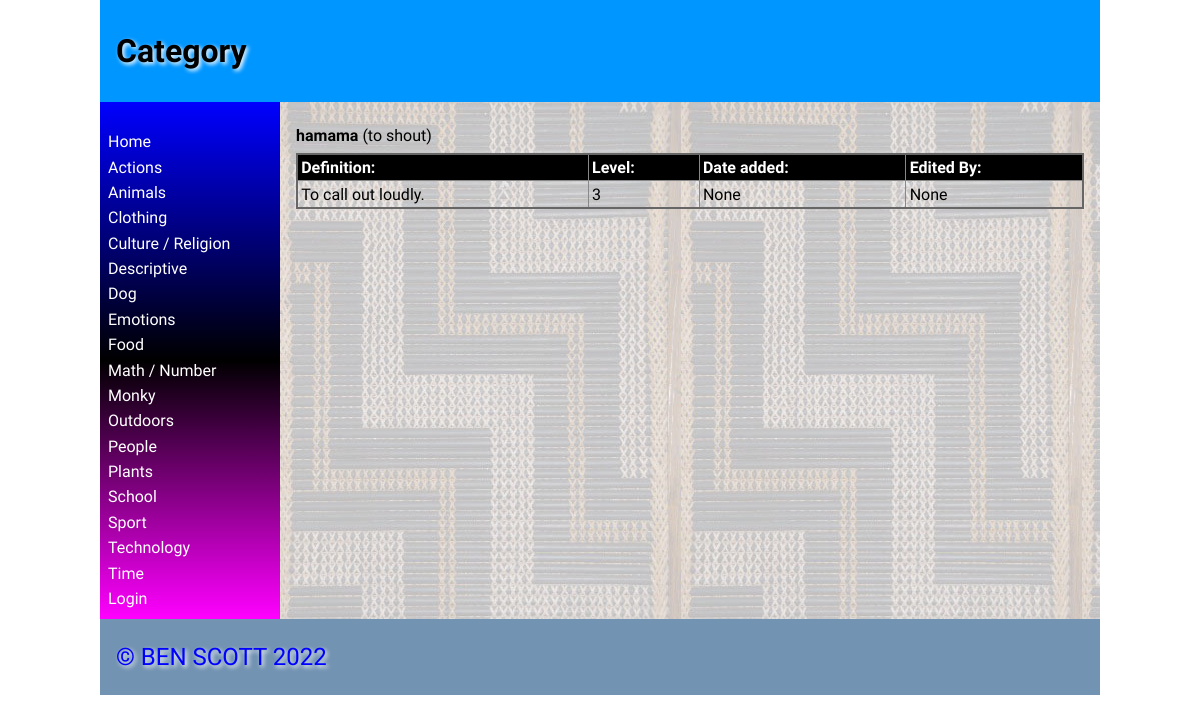
The app's page /word/1 with its own data.
### tables this page shows
CREATE TABLE categories
(
	id integer
		constraint categories_pk
			primary key autoincrement,
	category varchar(30)
);

CREATE TABLE "words"
(
    id           integer
        constraint words_pk
            primary key autoincrement
        constraint words_user_user_fk
            references user (user),
    maori_word   varchar(30),
    english_word varchar(30),
    catID        varchar(30)
        constraint words_categories_id_fk
            references categories,
    description  varchar(200),
    level        integer,
    userid       varchar(30),
    timestamp    datetime
, image varchar(30));

### app.py (the view)
@app.route('/word/<wordid>')
def web_words_page(wordid):
    try:
        int(wordid)
    except ValueError:
        return redirect('/')
    query = "SELECT maori_word, english_word, userid, id, description, level, timestamp, image FROM words WHERE id IS ?"
    con = create_connection(DATABASE)
    cur = con.cursor()
    cur.execute(query, (wordid,))
    word_list = cur.fetchall()
    con.close()
    print(word_list)
    return render_template('words.html', categories=get_category_list(), logged_in=is_logged_in(), words=word_list,)

### app.py (called while the page is built)
def create_connection(db_file):
    try:
        connection = sqlite3.connect(db_file)
        return connection
    except Error as e:
        print(e)
    return None

def get_category_list():
    con = create_connection(DATABASE)
    query = "SELECT category, id FROM categories ORDER BY category ASC "
    cur = con.cursor()
    cur.execute(query)
    category_list = cur.fetchall()
    con.close()
    return category_list

def is_logged_in():
    if session.get("email") is None:
        print("Not logged in")
        return False
    else:
        print("Logged in")
        return True

### templates/words.html
{%  extends 'base.html' %}
{% block heading %}Category{% endblock %}
{% block main %}
{% for word in words %}
<p><strong>{{ word [0]}}</strong> ({{ word [1]}})</p>
{% endfor %}
<table class="words-table">
        <thead>
            <tr>
                <th>Definition:</th>
                <th>Level:</th>
                <th>Date added:</th>
                <th>Edited By:</th>
            </tr>
        </thead>
        <tbody>
        {% for word in words %}
            <div class = words-box>
            <tr>
                <td>{{ word[4] }}</td>
                <td>{{ word[5] }}</td>
                <td>{{ word[6] }}</td>
                <td>{{ word[2] }}</td>
            </tr>
            </div>
        {% endfor %}
    </tbody>
</table>
{% endblock %}

### templates/base.html (shortened to what this page needs)
<!doctype html>
<html lang="en">
<head>
	<link href="{{ url_for('static', filename='css/style.css') }}" rel="stylesheet">
</head>
<body>
	<div id="container">
		<header>
			<h1>{% block heading %}MAORI DICTIONARY!{% endblock %}</h1>
		</header>
		<nav>
			<ul>
                <li><a href="/">Home</a></li>
				<div class="category">
				{% for category in categories %}
					<div class ="category-box">
						<li><a href="/category/{{ category[1] }}">{{ category[0] }}</a></li>
					</div>
                {% endfor %}
				</div>
				{% if logged_in %}
				<li><a href="/logout">Log out</a></li>
				{% else %}
				<li><a href="/login">Login</a></li>
				{% endif %}
			</ul>
		</nav>
		<main>
		{% block main %}{% endblock %}
        </main>
		<footer>
			<p>
				&copy; BEN SCOTT 2022
			</p>
		</footer>
	</div>
</body>
</html>

### static/css/style.css (style rules this page uses)
* { font-family: Comfortaa, sans-serif; margin: 0; padding: 0; box-sizing: border-box; }
#container { display: grid; grid-template-columns: 75px auto; grid-template-areas: 'nav header' 'main main' 'footer footer'; }
header { grid-area: header; background-color: #0096FF; padding: 1rem; }
nav { grid-area: nav; }
main { grid-area: main; padding: 1rem; background-color: #edd; }
h1, h2, h3, h4 { padding: 1rem 0; font-family: 'Suez One', serif; color: #000; text-shadow: 2px 2px 4px #fff; }
p { padding: 0.5rem 0; }
a { color: #222; }
table { width: 100%; border: 2px solid #666; border-collapse: collapse; }
th, td { border: 1px solid #888; padding: 0.2rem; text-align: left; }
th { background-color: #000; color: #fff; }
footer { grid-area: footer; padding: 1rem; background-color: #7393B3; }
footer p { color: #0000FF; text-shadow: 2px 2px 4px #fff; font-size: 1.5rem; }
@media only screen and (min-width: 768px) { #container { grid-template-columns: 180px auto; grid-template-areas: 'header header' 'nav main' 'footer footer'; } }
@media only screen and (min-width: 768px) { nav { background: linear-gradient(180deg, rgba(0,0,255,1) 0%, rgba(0, 0, 0, 1) 50%, rgba(255,0,255,1) 100%); padding: 0.5rem; } }
@media only screen and (min-width: 768px) { nav ul { list-style: none; } }
@media only screen and (min-width: 768px) { nav li { padding: 0.2rem 0; } }
@media only screen and (min-width: 768px) { nav a { color: #fff; text-decoration: none; } }
@media only screen and (min-width: 768px) { main { background-image: url('/poutama.jpg'); } }
@media only screen and (min-width: 1000px) { #container { width: 1000px; margin: auto; } }

### records on screen
categories: category "Actions"
categories: category "Animals"
categories: category "Clothing"
categories: category "Culture / Religion"
categories: category "Descriptive"
categories: category "Dog"
categories: category "Emotions"
categories: category "Food"
categories: category "Math / Number"
categories: category "Monky"
categories: category "Outdoors"
categories: category "People"
categories: category "Plants"
categories: category "School"
categories: category "Sport"
categories: category "Technology"
categories: category "Time"
words: maori_word "hamama", english_word "to shout", description "To call out loudly.", level "3", word "None"
